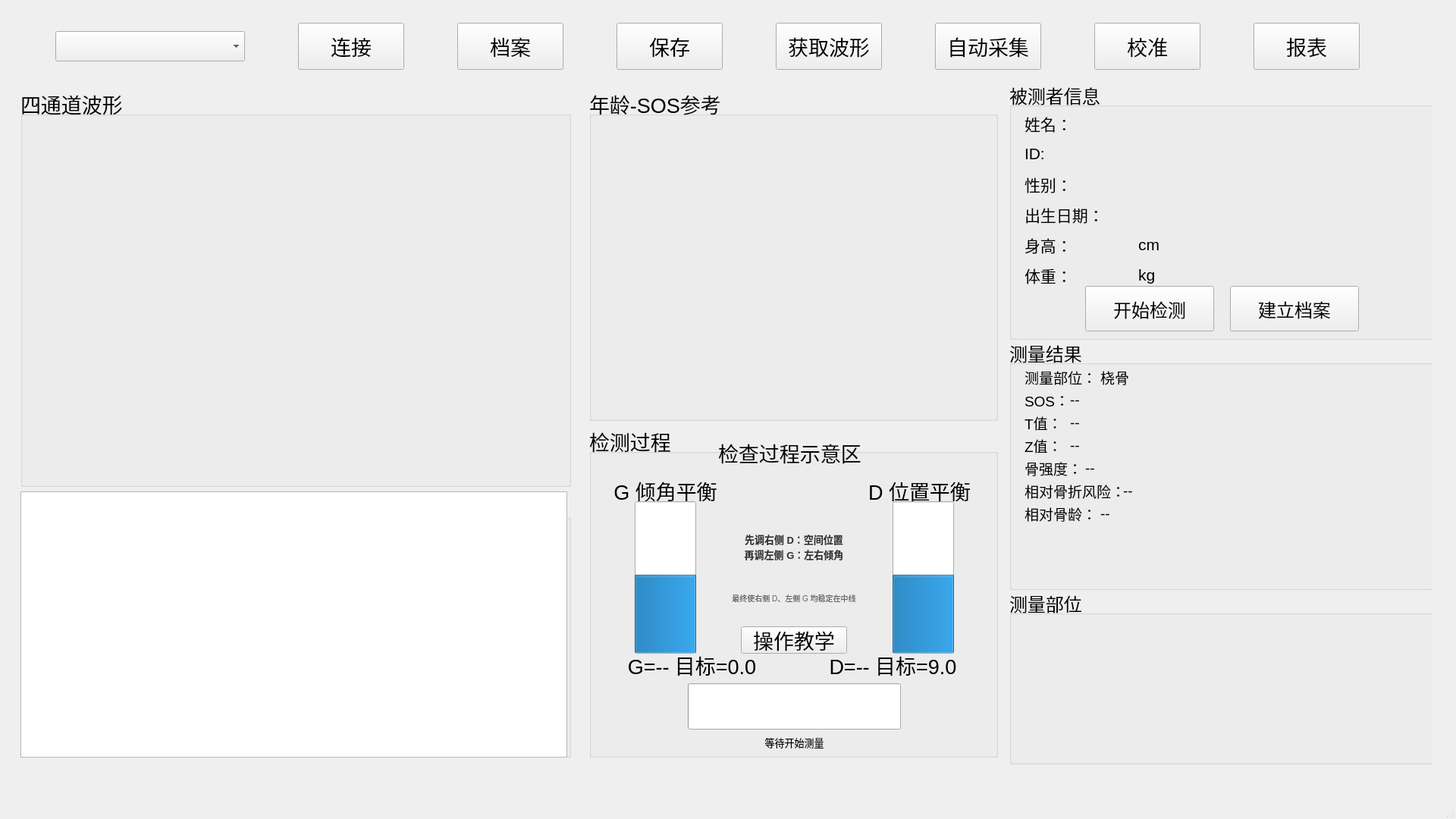
<?xml version="1.0" encoding="UTF-8"?>
<ui version="4.0">
 <class>MainWindow</class>
 <widget class="QMainWindow" name="MainWindow">
  <property name="geometry">
   <rect>
    <x>0</x>
    <y>0</y>
    <width>1920</width>
    <height>1080</height>
   </rect>
  </property>
  <property name="font">
   <font>
    <pointsize>12</pointsize>
   </font>
  </property>
  <property name="windowTitle">
   <string>MainWindow</string>
  </property>
  <widget class="QWidget" name="centralwidget">
   <layout class="QGridLayout" name="gridLayout_2">
    <item row="0" column="0">
     <widget class="QStackedWidget" name="stackedWidget">
      <property name="minimumSize">
       <size>
        <width>0</width>
        <height>0</height>
       </size>
      </property>
      <property name="font">
       <font>
        <pointsize>12</pointsize>
       </font>
      </property>
      <property name="currentIndex">
       <number>0</number>
      </property>
      <widget class="QWidget" name="pageMain">
       <property name="font">
        <font>
         <pointsize>20</pointsize>
        </font>
       </property>
       <widget class="QWidget" name="layoutWidget_2">
        <property name="geometry">
         <rect>
          <x>0</x>
          <y>21</y>
          <width>1851</width>
          <height>62</height>
         </rect>
        </property>
        <layout class="QGridLayout" name="gridLayout">
         <item row="0" column="4">
          <widget class="QPushButton" name="btnArchive">
           <property name="sizePolicy">
            <sizepolicy hsizetype="Expanding" vsizetype="Expanding">
             <horstretch>0</horstretch>
             <verstretch>0</verstretch>
            </sizepolicy>
           </property>
           <property name="minimumSize">
            <size>
             <width>0</width>
             <height>60</height>
            </size>
           </property>
           <property name="maximumSize">
            <size>
             <width>140</width>
             <height>16777215</height>
            </size>
           </property>
           <property name="text">
            <string>档案</string>
           </property>
          </widget>
         </item>
         <item row="0" column="2">
          <widget class="QPushButton" name="connectButton">
           <property name="sizePolicy">
            <sizepolicy hsizetype="Expanding" vsizetype="Expanding">
             <horstretch>0</horstretch>
             <verstretch>0</verstretch>
            </sizepolicy>
           </property>
           <property name="minimumSize">
            <size>
             <width>0</width>
             <height>60</height>
            </size>
           </property>
           <property name="maximumSize">
            <size>
             <width>140</width>
             <height>16777215</height>
            </size>
           </property>
           <property name="text">
            <string>连接</string>
           </property>
          </widget>
         </item>
         <item row="0" column="9">
          <widget class="QPushButton" name="pushButton_2">
           <property name="sizePolicy">
            <sizepolicy hsizetype="Expanding" vsizetype="Expanding">
             <horstretch>0</horstretch>
             <verstretch>0</verstretch>
            </sizepolicy>
           </property>
           <property name="minimumSize">
            <size>
             <width>0</width>
             <height>60</height>
            </size>
           </property>
           <property name="maximumSize">
            <size>
             <width>140</width>
             <height>16777215</height>
            </size>
           </property>
           <property name="text">
            <string>校准</string>
           </property>
          </widget>
         </item>
         <item row="0" column="10">
          <widget class="QPushButton" name="btnReport">
           <property name="sizePolicy">
            <sizepolicy hsizetype="Expanding" vsizetype="Expanding">
             <horstretch>0</horstretch>
             <verstretch>0</verstretch>
            </sizepolicy>
           </property>
           <property name="minimumSize">
            <size>
             <width>0</width>
             <height>60</height>
            </size>
           </property>
           <property name="maximumSize">
            <size>
             <width>140</width>
             <height>16777215</height>
            </size>
           </property>
           <property name="text">
            <string>报表</string>
           </property>
          </widget>
         </item>
         <item row="0" column="8">
           <widget class="QPushButton" name="triggerButton">
           <property name="sizePolicy">
            <sizepolicy hsizetype="Expanding" vsizetype="Expanding">
             <horstretch>0</horstretch>
             <verstretch>0</verstretch>
            </sizepolicy>
           </property>
           <property name="minimumSize">
            <size>
             <width>0</width>
             <height>60</height>
            </size>
           </property>
           <property name="maximumSize">
            <size>
             <width>140</width>
             <height>16777215</height>
            </size>
           </property>
           <property name="text">
             <string>自动采集</string>
           </property>
          </widget>
         </item>
         <item row="0" column="7">
           <widget class="QPushButton" name="pushButton">
           <property name="sizePolicy">
            <sizepolicy hsizetype="Expanding" vsizetype="Expanding">
             <horstretch>0</horstretch>
             <verstretch>0</verstretch>
            </sizepolicy>
           </property>
           <property name="minimumSize">
            <size>
             <width>0</width>
             <height>60</height>
            </size>
           </property>
           <property name="maximumSize">
            <size>
             <width>140</width>
             <height>16777215</height>
            </size>
           </property>
           <property name="text">
             <string>获取波形</string>
           </property>
          </widget>
         </item>
         <item row="0" column="5">
          <widget class="QPushButton" name="btnSaveResult">
           <property name="sizePolicy">
            <sizepolicy hsizetype="Expanding" vsizetype="Expanding">
             <horstretch>0</horstretch>
             <verstretch>0</verstretch>
            </sizepolicy>
           </property>
           <property name="minimumSize">
            <size>
             <width>0</width>
             <height>60</height>
            </size>
           </property>
           <property name="maximumSize">
            <size>
             <width>140</width>
             <height>16777215</height>
            </size>
           </property>
           <property name="text">
            <string>保存</string>
           </property>
          </widget>
         </item>
         <item row="0" column="1">
          <widget class="QComboBox" name="comboPort">
           <property name="sizePolicy">
            <sizepolicy hsizetype="Expanding" vsizetype="Expanding">
             <horstretch>0</horstretch>
             <verstretch>0</verstretch>
            </sizepolicy>
           </property>
           <property name="minimumSize">
            <size>
             <width>250</width>
             <height>40</height>
            </size>
           </property>
           <property name="maximumSize">
            <size>
             <width>250</width>
             <height>40</height>
            </size>
           </property>
          </widget>
         </item>
        </layout>
       </widget>
       <widget class="QWidget" name="mainBodyWidget" native="true">
        <property name="geometry">
         <rect>
          <x>10</x>
          <y>99</y>
          <width>1871</width>
          <height>901</height>
         </rect>
        </property>
        <widget class="QWidget" name="layoutWidget">
         <property name="geometry">
          <rect>
           <x>-1</x>
           <y>-1</y>
           <width>1871</width>
           <height>901</height>
          </rect>
         </property>
         <layout class="QHBoxLayout" name="horizontalLayoutMainBody" stretch="4,3,3">
          <item>
           <widget class="QWidget" name="leftColumnWidget" native="true">
            <layout class="QVBoxLayout" name="verticalLayout" stretch="6,4">
             <item>
              <widget class="QGroupBox" name="grpWaveArea">
               <property name="title">
                <string>四通道波形</string>
               </property>
               <widget class="QWidget" name="layoutWidget_3">
                <property name="geometry">
                 <rect>
                  <x>0</x>
                  <y>0</y>
                  <width>721</width>
                  <height>521</height>
                 </rect>
                </property>
                <layout class="QVBoxLayout" name="verticalLayoutChart"/>
               </widget>
              </widget>
             </item>
             <item>
              <widget class="QGroupBox" name="grpSpeedArea">
               <property name="title">
                <string>声速趋势</string>
               </property>
               <widget class="QChartView" name="chartViewSpeed">
                <property name="geometry">
                 <rect>
                  <x>0</x>
                  <y>0</y>
                  <width>721</width>
                  <height>351</height>
                 </rect>
                </property>
               </widget>
              </widget>
             </item>
            </layout>
           </widget>
          </item>
          <item>
           <widget class="QWidget" name="centerColumnWidget" native="true">
            <layout class="QVBoxLayout" name="verticalLayout_2">
             <item>
              <widget class="QGroupBox" name="grpReferenceCurveArea">
               <property name="title">
                <string>年龄-SOS参考</string>
               </property>
               <widget class="AgeSosChartWidget" name="chartViewReference">
                <property name="geometry">
                 <rect>
                  <x>0</x>
                  <y>1</y>
                  <width>531</width>
                  <height>431</height>
                 </rect>
                </property>
               </widget>
              </widget>
             </item>
             <item>
              <widget class="QGroupBox" name="grpProcessArea">
               <property name="title">
                <string>检测过程</string>
               </property>
               <widget class="QLabel" name="lblProcessTitle">
                <property name="geometry">
                 <rect>
                  <x>170</x>
                  <y>20</y>
                  <width>191</width>
                  <height>31</height>
                 </rect>
                </property>
                <property name="text">
                 <string>检查过程示意区</string>
                </property>
               </widget>
               <widget class="QWidget" name="widgetBalanceArea" native="true">
                <property name="geometry">
                 <rect>
                  <x>30</x>
                  <y>70</y>
                  <width>481</width>
                  <height>361</height>
                 </rect>
                </property>
                <widget class="QLabel" name="lblBPairTitle">
                 <property name="geometry">
                  <rect>
                   <x>-40</x>
                   <y>0</y>
                   <width>221</width>
                   <height>31</height>
                  </rect>
                 </property>
                 <property name="text">
                   <string>G 倾角平衡</string>
                 </property>
                 <property name="alignment">
                  <set>Qt::AlignCenter</set>
                 </property>
                </widget>
                <widget class="QProgressBar" name="barPairB">
                 <property name="geometry">
                  <rect>
                   <x>30</x>
                   <y>30</y>
                   <width>81</width>
                   <height>201</height>
                  </rect>
                 </property>
                 <property name="maximum">
                  <number>1000</number>
                 </property>
                 <property name="value">
                  <number>500</number>
                 </property>
                 <property name="textVisible">
                  <bool>false</bool>
                 </property>
                 <property name="orientation">
                  <enum>Qt::Vertical</enum>
                 </property>
                </widget>
                <widget class="QLabel" name="lblPairBValue">
                 <property name="geometry">
                  <rect>
                   <x>-10</x>
                   <y>230</y>
                   <width>231</width>
                   <height>31</height>
                  </rect>
                 </property>
                 <property name="text">
                  <string>G=-- 目标=0.0</string>
                 </property>
                 <property name="alignment">
                  <set>Qt::AlignCenter</set>
                 </property>
                </widget>
                <widget class="QProgressBar" name="barPairA">
                 <property name="geometry">
                  <rect>
                   <x>370</x>
                   <y>30</y>
                   <width>81</width>
                   <height>201</height>
                  </rect>
                 </property>
                 <property name="maximum">
                  <number>1000</number>
                 </property>
                 <property name="value">
                  <number>500</number>
                 </property>
                 <property name="textVisible">
                  <bool>false</bool>
                 </property>
                 <property name="orientation">
                  <enum>Qt::Vertical</enum>
                 </property>
                </widget>
                <widget class="QLabel" name="lblPairAValue">
                 <property name="geometry">
                  <rect>
                   <x>240</x>
                   <y>230</y>
                   <width>261</width>
                   <height>31</height>
                  </rect>
                 </property>
                 <property name="text">
                  <string>D=-- 目标=9.0</string>
                 </property>
                 <property name="alignment">
                  <set>Qt::AlignCenter</set>
                 </property>
                </widget>
                <widget class="QLabel" name="lblAPairTitle">
                 <property name="geometry">
                  <rect>
                   <x>310</x>
                   <y>0</y>
                   <width>191</width>
                   <height>31</height>
                  </rect>
                 </property>
                 <property name="text">
                   <string>D 位置平衡</string>
                 </property>
                 <property name="alignment">
                  <set>Qt::AlignCenter</set>
                 </property>
                </widget>
                <widget class="QLabel" name="lblPositionGuide">
                 <property name="geometry">
                  <rect>
                   <x>120</x>
                   <y>50</y>
                   <width>240</width>
                   <height>80</height>
                  </rect>
                 </property>
                 <property name="text">
                   <string>先调右侧 D：空间位置
再调左侧 G：左右倾角</string>
                 </property>
                 <property name="wordWrap">
                  <bool>true</bool>
                 </property>
                 <property name="styleSheet">
                   <string notr="true">font-size: 13px; font-weight: bold; color: #303133;</string>
                 </property>
                 <property name="alignment">
                  <set>Qt::AlignCenter</set>
                 </property>
                </widget>
                <widget class="QLabel" name="lblPositionGuideNote">
                 <property name="geometry">
                  <rect>
                   <x>120</x>
                   <y>135</y>
                   <width>240</width>
                   <height>45</height>
                  </rect>
                 </property>
                 <property name="text">
                   <string>最终使右侧 D、左侧 G 均稳定在中线</string>
                 </property>
                 <property name="styleSheet">
                  <string notr="true">font-size: 10px; color: #606266;</string>
                 </property>
                 <property name="alignment">
                  <set>Qt::AlignCenter</set>
                 </property>
                </widget>
                <widget class="QPushButton" name="btnMeasurementGuide">
                 <property name="geometry">
                  <rect>
                   <x>170</x>
                   <y>195</y>
                   <width>140</width>
                   <height>36</height>
                  </rect>
                 </property>
                 <property name="text">
                  <string>操作教学</string>
                 </property>
                </widget>
                <widget class="QProgressBar" name="barMeasureProgress">
                 <property name="geometry">
                  <rect>
                   <x>100</x>
                   <y>270</y>
                   <width>281</width>
                   <height>61</height>
                  </rect>
                 </property>
                 <property name="maximum">
                  <number>20</number>
                 </property>
                 <property name="value">
                  <number>0</number>
                 </property>
                 <property name="textVisible">
                  <bool>false</bool>
                 </property>
                </widget>
                <widget class="QLabel" name="lblGateStats">
                 <property name="geometry">
                  <rect>
                   <x>0</x>
                   <y>315</y>
                   <width>481</width>
                   <height>25</height>
                  </rect>
                 </property>
                 <property name="font">
                  <font>
                   <pointsize>9</pointsize>
                  </font>
                 </property>
                 <property name="text">
                  <string/>
                 </property>
                 <property name="alignment">
                  <set>Qt::AlignCenter</set>
                 </property>
                </widget>
                <widget class="QLabel" name="lblProcessStatus">
                 <property name="geometry">
                  <rect>
                   <x>0</x>
                   <y>334</y>
                   <width>481</width>
                   <height>27</height>
                  </rect>
                 </property>
                 <property name="font">
                  <font>
                   <pointsize>10</pointsize>
                  </font>
                 </property>
                 <property name="text">
                  <string>等待开始测量</string>
                 </property>
                 <property name="alignment">
                  <set>Qt::AlignCenter</set>
                 </property>
                </widget>
               </widget>
              </widget>
             </item>
            </layout>
           </widget>
          </item>
          <item>
           <widget class="QWidget" name="rightColumnWidget" native="true">
            <widget class="QGroupBox" name="grpPatientInfoRight">
             <property name="geometry">
              <rect>
               <x>0</x>
               <y>0</y>
               <width>561</width>
               <height>341</height>
              </rect>
             </property>
             <property name="font">
              <font>
               <pointsize>18</pointsize>
              </font>
             </property>
             <property name="title">
              <string>被测者信息</string>
             </property>
             <widget class="QLabel" name="labelID">
              <property name="geometry">
               <rect>
                <x>20</x>
                <y>80</y>
                <width>171</width>
                <height>31</height>
               </rect>
              </property>
              <property name="sizePolicy">
               <sizepolicy hsizetype="Expanding" vsizetype="Expanding">
                <horstretch>0</horstretch>
                <verstretch>0</verstretch>
               </sizepolicy>
              </property>
              <property name="font">
               <font>
                <pointsize>16</pointsize>
               </font>
              </property>
              <property name="text">
               <string>ID:</string>
              </property>
             </widget>
             <widget class="QLabel" name="labelWeight">
              <property name="geometry">
               <rect>
                <x>20</x>
                <y>240</y>
                <width>131</width>
                <height>31</height>
               </rect>
              </property>
              <property name="sizePolicy">
               <sizepolicy hsizetype="Expanding" vsizetype="Expanding">
                <horstretch>0</horstretch>
                <verstretch>0</verstretch>
               </sizepolicy>
              </property>
              <property name="font">
               <font>
                <pointsize>16</pointsize>
               </font>
              </property>
              <property name="text">
               <string>体重：</string>
              </property>
             </widget>
             <widget class="QLabel" name="labelName">
              <property name="geometry">
               <rect>
                <x>20</x>
                <y>40</y>
                <width>181</width>
                <height>31</height>
               </rect>
              </property>
              <property name="sizePolicy">
               <sizepolicy hsizetype="Expanding" vsizetype="Expanding">
                <horstretch>0</horstretch>
                <verstretch>0</verstretch>
               </sizepolicy>
              </property>
              <property name="font">
               <font>
                <pointsize>16</pointsize>
               </font>
              </property>
              <property name="text">
               <string>姓名：</string>
              </property>
             </widget>
             <widget class="QLabel" name="labelGender">
              <property name="geometry">
               <rect>
                <x>20</x>
                <y>120</y>
                <width>171</width>
                <height>31</height>
               </rect>
              </property>
              <property name="sizePolicy">
               <sizepolicy hsizetype="Expanding" vsizetype="Expanding">
                <horstretch>0</horstretch>
                <verstretch>0</verstretch>
               </sizepolicy>
              </property>
              <property name="font">
               <font>
                <pointsize>16</pointsize>
               </font>
              </property>
              <property name="text">
               <string>性别：</string>
              </property>
             </widget>
             <widget class="QLabel" name="label_28">
              <property name="geometry">
               <rect>
                <x>170</x>
                <y>240</y>
                <width>51</width>
                <height>31</height>
               </rect>
              </property>
              <property name="sizePolicy">
               <sizepolicy hsizetype="Expanding" vsizetype="Expanding">
                <horstretch>0</horstretch>
                <verstretch>0</verstretch>
               </sizepolicy>
              </property>
              <property name="font">
               <font>
                <pointsize>16</pointsize>
               </font>
              </property>
              <property name="text">
               <string>kg</string>
              </property>
             </widget>
             <widget class="QLabel" name="labelHeight">
              <property name="geometry">
               <rect>
                <x>20</x>
                <y>200</y>
                <width>131</width>
                <height>31</height>
               </rect>
              </property>
              <property name="sizePolicy">
               <sizepolicy hsizetype="Expanding" vsizetype="Expanding">
                <horstretch>0</horstretch>
                <verstretch>0</verstretch>
               </sizepolicy>
              </property>
              <property name="font">
               <font>
                <pointsize>16</pointsize>
               </font>
              </property>
              <property name="text">
               <string>身高：</string>
              </property>
             </widget>
             <widget class="QLabel" name="label_27">
              <property name="geometry">
               <rect>
                <x>170</x>
                <y>200</y>
                <width>41</width>
                <height>31</height>
               </rect>
              </property>
              <property name="sizePolicy">
               <sizepolicy hsizetype="Expanding" vsizetype="Expanding">
                <horstretch>0</horstretch>
                <verstretch>0</verstretch>
               </sizepolicy>
              </property>
              <property name="font">
               <font>
                <pointsize>16</pointsize>
               </font>
              </property>
              <property name="text">
               <string>cm</string>
              </property>
             </widget>
             <widget class="QLabel" name="labelBirth">
              <property name="geometry">
               <rect>
                <x>20</x>
                <y>160</y>
                <width>211</width>
                <height>31</height>
               </rect>
              </property>
              <property name="sizePolicy">
               <sizepolicy hsizetype="Expanding" vsizetype="Expanding">
                <horstretch>0</horstretch>
                <verstretch>0</verstretch>
               </sizepolicy>
              </property>
              <property name="font">
               <font>
                <pointsize>16</pointsize>
               </font>
              </property>
              <property name="text">
               <string>出生日期：</string>
              </property>
             </widget>
           <widget class="QPushButton" name="btnPatientInfo">
              <property name="geometry">
               <rect>
               <x>291</x>
               <y>270</y>
               <width>170</width>
                <height>60</height>
               </rect>
              </property>
              <property name="sizePolicy">
               <sizepolicy hsizetype="Expanding" vsizetype="Expanding">
                <horstretch>0</horstretch>
                <verstretch>0</verstretch>
               </sizepolicy>
              </property>
              <property name="minimumSize">
               <size>
                <width>0</width>
                <height>60</height>
               </size>
              </property>
              <property name="maximumSize">
               <size>
                <width>170</width>
                <height>16777215</height>
               </size>
              </property>
              <property name="text">
               <string>建立档案</string>
              </property>
             </widget>
           <widget class="QPushButton" name="btnStartMeasurement">
              <property name="geometry">
                 <rect>
                 <x>100</x>
                <y>270</y>
                <width>170</width>
                <height>60</height>
               </rect>
              </property>
              <property name="text">
               <string>开始检测</string>
              </property>
             </widget>
            </widget>
             <widget class="QGroupBox" name="grpLatestResultRight">
             <property name="geometry">
              <rect>
               <x>0</x>
               <y>340</y>
               <width>561</width>
               <height>331</height>
              </rect>
             </property>
             <property name="font">
              <font>
               <pointsize>18</pointsize>
              </font>
             </property>
             <property name="title">
              <string>测量结果</string>
             </property>
             <widget class="QLabel" name="label_33">
              <property name="geometry">
               <rect>
                <x>20</x>
                <y>40</y>
                <width>131</width>
                <height>21</height>
               </rect>
              </property>
              <property name="font">
               <font>
                <pointsize>14</pointsize>
               </font>
              </property>
              <property name="text">
               <string>测量部位：</string>
              </property>
             </widget>
             <widget class="QLabel" name="label_34">
              <property name="geometry">
               <rect>
                <x>20</x>
                <y>70</y>
                <width>121</width>
                <height>21</height>
               </rect>
              </property>
              <property name="font">
               <font>
                <pointsize>14</pointsize>
               </font>
              </property>
              <property name="text">
               <string>SOS：</string>
              </property>
             </widget>
             <widget class="QLabel" name="label_35">
              <property name="geometry">
               <rect>
                <x>20</x>
                <y>100</y>
                <width>121</width>
                <height>21</height>
               </rect>
              </property>
              <property name="font">
               <font>
                <pointsize>14</pointsize>
               </font>
              </property>
              <property name="text">
               <string>T值：</string>
              </property>
             </widget>
             <widget class="QLabel" name="label_36">
              <property name="geometry">
               <rect>
                <x>20</x>
                <y>130</y>
                <width>121</width>
                <height>21</height>
               </rect>
              </property>
              <property name="font">
               <font>
                <pointsize>14</pointsize>
               </font>
              </property>
              <property name="text">
               <string>Z值：</string>
              </property>
             </widget>
             <widget class="QLabel" name="label_37">
              <property name="geometry">
               <rect>
                <x>20</x>
                <y>160</y>
                <width>111</width>
                <height>21</height>
               </rect>
              </property>
              <property name="font">
               <font>
                <pointsize>14</pointsize>
               </font>
              </property>
              <property name="text">
               <string>骨强度：</string>
              </property>
             </widget>
             <widget class="QLabel" name="label_38">
              <property name="geometry">
               <rect>
                <x>20</x>
                <y>190</y>
                <width>131</width>
                <height>21</height>
               </rect>
              </property>
              <property name="font">
               <font>
                <pointsize>14</pointsize>
               </font>
              </property>
              <property name="text">
               <string>相对骨折风险：</string>
              </property>
             </widget>
             <widget class="QLabel" name="label_39">
              <property name="geometry">
               <rect>
                <x>20</x>
                <y>220</y>
                <width>121</width>
                <height>21</height>
               </rect>
              </property>
              <property name="font">
               <font>
                <pointsize>14</pointsize>
               </font>
              </property>
              <property name="text">
               <string>相对骨龄：</string>
              </property>
             </widget>
             <widget class="QLabel" name="lblLatestPart">
              <property name="geometry">
               <rect>
                <x>120</x>
                <y>40</y>
                <width>111</width>
                <height>21</height>
               </rect>
              </property>
              <property name="font">
               <font>
                <pointsize>14</pointsize>
               </font>
              </property>
              <property name="text">
               <string>桡骨</string>
              </property>
             </widget>
             <widget class="QLabel" name="lblLatestSOS">
              <property name="geometry">
               <rect>
                <x>80</x>
                <y>70</y>
                <width>111</width>
                <height>20</height>
               </rect>
              </property>
              <property name="font">
               <font>
                <pointsize>14</pointsize>
               </font>
              </property>
              <property name="text">
               <string>--</string>
              </property>
             </widget>
             <widget class="QLabel" name="lblLatestT">
              <property name="geometry">
               <rect>
                <x>80</x>
                <y>100</y>
                <width>91</width>
                <height>20</height>
               </rect>
              </property>
              <property name="font">
               <font>
                <pointsize>14</pointsize>
               </font>
              </property>
              <property name="text">
               <string>--</string>
              </property>
             </widget>
             <widget class="QLabel" name="lblLatestZ">
              <property name="geometry">
               <rect>
                <x>80</x>
                <y>130</y>
                <width>121</width>
                <height>21</height>
               </rect>
              </property>
              <property name="font">
               <font>
                <pointsize>14</pointsize>
               </font>
              </property>
              <property name="text">
               <string>--</string>
              </property>
             </widget>
             <widget class="QLabel" name="lblLatestStrength">
              <property name="geometry">
               <rect>
                <x>100</x>
                <y>160</y>
                <width>121</width>
                <height>21</height>
               </rect>
              </property>
              <property name="font">
               <font>
                <pointsize>14</pointsize>
               </font>
              </property>
              <property name="text">
               <string>--</string>
              </property>
             </widget>
             <widget class="QLabel" name="lblLatestRisk">
              <property name="geometry">
               <rect>
                <x>150</x>
                <y>190</y>
                <width>141</width>
                <height>21</height>
               </rect>
              </property>
              <property name="font">
               <font>
                <pointsize>14</pointsize>
               </font>
              </property>
              <property name="text">
               <string>--</string>
              </property>
             </widget>
             <widget class="QLabel" name="lblLatestBoneAge">
              <property name="geometry">
               <rect>
                <x>120</x>
                <y>220</y>
                <width>101</width>
                <height>21</height>
               </rect>
              </property>
              <property name="font">
               <font>
                <pointsize>14</pointsize>
               </font>
              </property>
              <property name="text">
               <string>--</string>
              </property>
             </widget>
            </widget>
            <widget class="QGroupBox" name="grpPartImageRight">
             <property name="geometry">
              <rect>
               <x>0</x>
               <y>670</y>
               <width>561</width>
               <height>231</height>
              </rect>
             </property>
             <property name="font">
              <font>
               <pointsize>18</pointsize>
              </font>
             </property>
             <property name="title">
              <string>测量部位</string>
             </property>
             <widget class="QLabel" name="label_32">
              <property name="geometry">
               <rect>
                <x>0</x>
                <y>0</y>
                <width>561</width>
                <height>221</height>
               </rect>
              </property>
              <property name="text">
               <string/>
              </property>
              <property name="pixmap">
               <pixmap resource="resources.qrc">:/images/Radius.png</pixmap>
              </property>
              <property name="scaledContents">
               <bool>true</bool>
              </property>
             </widget>
            </widget>
           </widget>
          </item>
         </layout>
        </widget>
       </widget>
      </widget>
      <widget class="QWidget" name="pageReport"/>
      <widget class="QWidget" name="pageLogin">
       <property name="font">
        <font>
         <pointsize>20</pointsize>
        </font>
       </property>
       <layout class="QGridLayout" name="gridLayout_3">
        <item row="0" column="1">
         <spacer name="verticalSpacer">
          <property name="orientation">
           <enum>Qt::Vertical</enum>
          </property>
          <property name="sizeHint" stdset="0">
           <size>
            <width>20</width>
            <height>400</height>
           </size>
          </property>
         </spacer>
        </item>
        <item row="1" column="0">
         <spacer name="horizontalSpacer">
          <property name="orientation">
           <enum>Qt::Horizontal</enum>
          </property>
          <property name="sizeHint" stdset="0">
           <size>
            <width>615</width>
            <height>20</height>
           </size>
          </property>
         </spacer>
        </item>
        <item row="1" column="1">
         <layout class="QGridLayout" name="gridLayout_4">
          <item row="0" column="0">
           <widget class="QLabel" name="label_19">
            <property name="text">
             <string>账号</string>
            </property>
           </widget>
          </item>
          <item row="0" column="1">
           <widget class="QLineEdit" name="editUsername"/>
          </item>
          <item row="1" column="0">
           <widget class="QLabel" name="label_20">
            <property name="text">
             <string>密码</string>
            </property>
           </widget>
          </item>
          <item row="1" column="1">
           <widget class="QLineEdit" name="editPassword"/>
          </item>
          <item row="2" column="1">
           <widget class="QLabel" name="lblLoginMsg">
            <property name="styleSheet">
             <string notr="true">color: red;</string>
            </property>
            <property name="text">
             <string/>
            </property>
            <property name="alignment">
             <set>Qt::AlignCenter</set>
            </property>
           </widget>
          </item>
          <item row="3" column="1">
           <widget class="QPushButton" name="btnLogin">
            <property name="text">
             <string>登录</string>
            </property>
           </widget>
          </item>
         </layout>
        </item>
        <item row="1" column="2">
         <spacer name="horizontalSpacer_2">
          <property name="orientation">
           <enum>Qt::Horizontal</enum>
          </property>
          <property name="sizeHint" stdset="0">
           <size>
            <width>615</width>
            <height>20</height>
           </size>
          </property>
         </spacer>
        </item>
        <item row="2" column="1">
         <spacer name="verticalSpacer_2">
          <property name="orientation">
           <enum>Qt::Vertical</enum>
          </property>
          <property name="sizeHint" stdset="0">
           <size>
            <width>20</width>
            <height>400</height>
           </size>
          </property>
         </spacer>
        </item>
       </layout>
      </widget>
      <widget class="QWidget" name="pageArchive">
       <property name="font">
        <font>
         <pointsize>20</pointsize>
        </font>
       </property>
       <layout class="QGridLayout" name="gridLayout_6">
        <item row="0" column="0" colspan="2">
         <layout class="QGridLayout" name="gridLayout_5">
          <item row="0" column="0">
           <widget class="QPushButton" name="btnBackFromArchive">
            <property name="text">
             <string>返回</string>
            </property>
           </widget>
          </item>
          <item row="0" column="13">
           <widget class="QPushButton" name="btnDeleteSelected">
            <property name="text">
             <string>删除勾选项</string>
            </property>
           </widget>
          </item>
          <item row="0" column="10">
           <widget class="QPushButton" name="btnAdd">
            <property name="text">
             <string>添加</string>
            </property>
           </widget>
          </item>
          <item row="0" column="11">
           <widget class="QPushButton" name="btnSelectPatient">
            <property name="text">
             <string>选择患者</string>
            </property>
           </widget>
          </item>
          <item row="0" column="12">
           <widget class="QPushButton" name="btnViewHistory">
            <property name="text">
             <string>查看历史</string>
            </property>
           </widget>
          </item>
          <item row="0" column="8">
           <widget class="QPushButton" name="btnSearchName">
            <property name="text">
             <string>查找</string>
            </property>
           </widget>
          </item>
          <item row="1" column="0">
           <widget class="QPushButton" name="btnShowAll">
            <property name="text">
             <string>显示全部</string>
            </property>
           </widget>
          </item>
          <item row="2" column="0" colspan="14">
           <widget class="QTableWidget" name="table"/>
          </item>
          <item row="0" column="2" colspan="6">
           <widget class="QLineEdit" name="editSearchKeyword"/>
          </item>
         </layout>
        </item>
       </layout>
      </widget>
     </widget>
    </item>
   </layout>
  </widget>
  <widget class="QMenuBar" name="menubar">
   <property name="geometry">
    <rect>
     <x>0</x>
     <y>0</y>
     <width>1920</width>
     <height>26</height>
    </rect>
   </property>
  </widget>
  <widget class="QStatusBar" name="statusbar"/>
 </widget>
 <customwidgets>
  <customwidget>
   <class>QChartView</class>
   <extends>QGraphicsView</extends>
   <header location="global">qchartview.h</header>
  </customwidget>
  <customwidget>
   <class>AgeSosChartWidget</class>
   <extends>QWidget</extends>
   <header location="global">widgets/agesoschartwidget.h</header>
  </customwidget>
 </customwidgets>
 <resources>
  <include location="../resources/resources.qrc"/>
 </resources>
 <connections/>
</ui>
